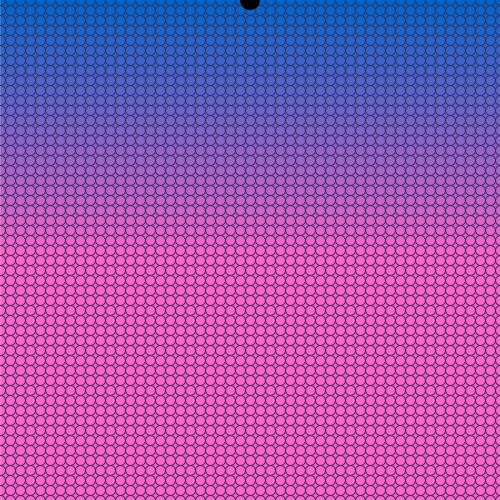
Frame 1 (no input)
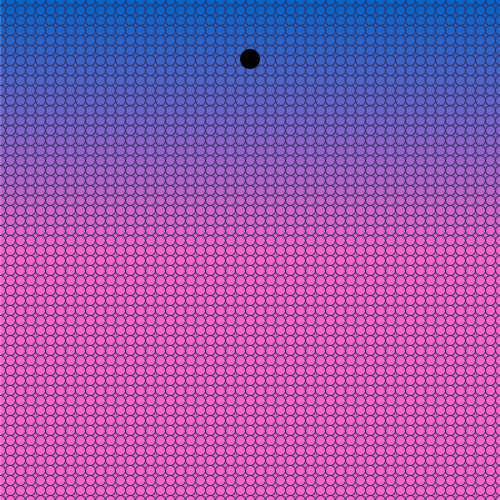
Frame 60 (the mouse pressed at the canvas centre just before this capture)
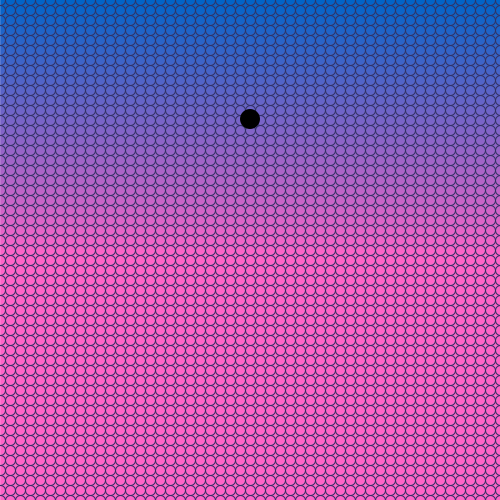
Frame 120 (the mouse held since frame 60 and released just before this capture)

The Processing sketch that drew these frames (run headless with seeded random() and noise(); from frame 60 on, the mouse is pressed at the canvas centre):

// Processing sketch: processing_33376
// ── processing_33376.pde

int y=0;

void setup() {
  
  size(500,500);
}

void draw() {
  
  background(255);
  for (int i=0; i<height; i++) {
    
    stroke(i,100,200);
    line(0,i,500,i);
  }
  for(int x=0;x<width+10;x+=10) {
    for(int y=0;y<height+10;y+=10) {
      noFill();
      stroke(50,50,100);
      ellipse(x,y,10,10);
    }
  }
  
 noStroke();
 fill(0);
 ellipse(width/2,y,20,20);
 y+=1;
}
